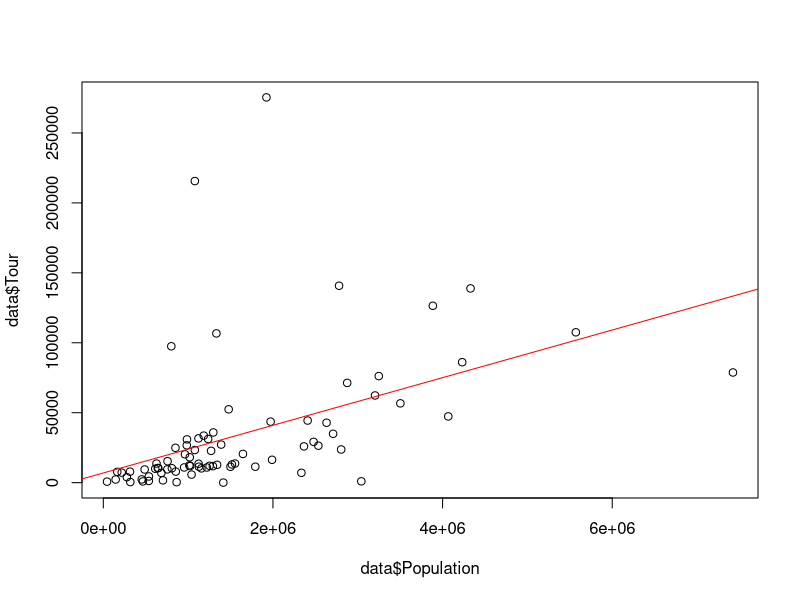
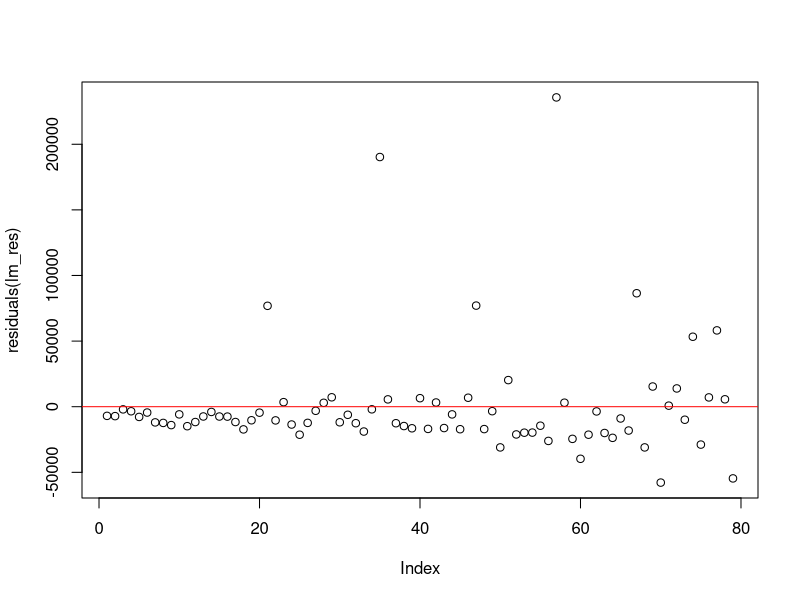
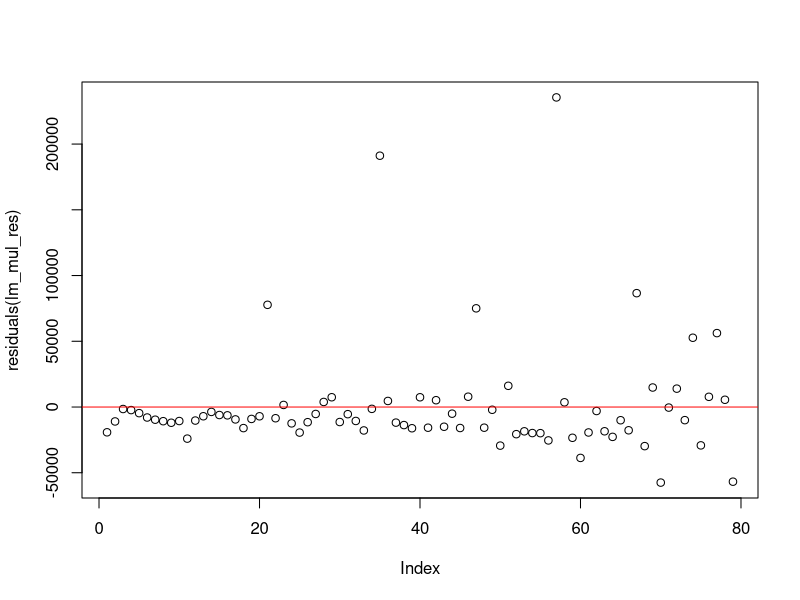

Recreate these plots in R, in order.
library("forecast")

data <- read.csv2("data.csv", header = TRUE, sep = ";", dec = ",")

# Провести корреляционный анализ числовых переменных

cor(data.frame(data$Income, data$Tour, data$Population))

#                 data.Income  data.Tour data.Population
# data.Income      1.00000000 0.04529963     -0.01105141
# data.Tour        0.04529963 1.00000000      0.46443598
# data.Population -0.01105141 0.46443598      1.00000000

# Между доходом (Income) и туром (Tour):
# Коэффициент корреляции составляет приблизительно 0.0453, что указывает на слабую положительную связь. Это означает, что с увеличением дохода наблюдается небольшое увеличение туризма.

# Между туром (Tour) и численностью населения (Population):
# Коэффициент корреляции составляет приблизительно 0.4644, что указывает на среднюю положительную связь. Это означает, что туризм более тесно связан с численностью населения, и с увеличением численности населения туризм также увеличивается.

# Между доходом (Income) и численностью населения (Population):
# Коэффициент корреляции составляет приблизительно -0.0111, что указывает на очень слабую отрицательную связь. Это может означать, что нет четкой зависимости между доходом и численностью населения в данном наборе данных.

# Построим диаграмму рассеяния для туров (Tour) и численности населения (Population)

plot(x = data$Population, y = data$Tour) # (1)

# Отсортируем исходные данные по возрастанию численности населения (Population)

data <- data[order(data$Population), ]

# Построим регрессию для туров (Tour) и численности населения (Population)

lm_res <- lm(data$Tour ~ data$Population)
summary(lm_res)

# Результаты регрессионного анализа показывают следующее:

# Intercept: p-value равно 0.363, что выше общепринятого уровня значимости 0.05. Это говорит о том, что перехват статистически не значим.
# data$Population: p-value равно 1.62e-05 (очень близко к нулю), что гораздо меньше 0.05. Это говорит о статистической значимости переменной численности населения.
# Multiple R-squared: 0.2157, что указывает на то, что модель объясняет примерно 21.57% вариации в туре.
# F-статистика имеет значение 21.18 со степенями свободы 1 и 77 и p-value равным 1.621e-05. Это говорит о том, что модель в целом статистически значима.
# Исходя из результатов, переменная численности населения оказывает статистически значимое влияние на тур.

abline(lm_res, col = "red") # (2)

#  Построим график остатков

plot(residuals(lm_res)) # (3)
abline(h = 0, col = "red") # (4)

# Остатки независимы и распределены равномерно

# Найдем относительную ошибку аппроксимации MAPE

accuracy(lm_res)

# MAPE: 1296
# Регрессию нежелательно использовать для прогнозирования

# Построим множественную линейную регрессию для туров, среднедушевых доходов и численности населения

lm_mul_res <- lm(data$Tour ~ data$Income + data$Population)
summary(lm_mul_res)

# Оба коэффициента "Income" и "Population" являются статистически значимыми (p-value < 0.05).
# Константа (Intercept) не является статистически значимой (p-value > 0.05).
# Multiple R-squared: примерно 0.2182. Это объясняет долю дисперсии зависимой переменной, которая объяснена моделью.
# F-статистика примерно 10.61, с показателем p-value < 0.05. Модель в целом статистически значима.
# Вывод: Модель объясняет примерно 21.82% вариации зависимой переменной "Tour".

# Найдем относительную ошибку аппроксимации MAPE

accuracy(lm_mul_res)

# MAPE: 1256
# Регрессию нежелательно использовать для прогнозирования

#  Построим график остатков

plot(residuals(lm_mul_res)) # (5)
abline(h = 0, col = "red") # (6)

# Построим множественную нелинейную регрессию для для туров, среднедушевых доходов, численности населения и федерального округа.
# Будем считать, что фактор Федеральный округ влияет на свободный член.
# Создадим 8 фиктивных переменных и заполним их данным

ZCFO <- rep(0, times = length(data$District))
ZUFO <- rep(0, times = length(data$District))
ZSZFO <- rep(0, times = length(data$District))
ZUrFO <- rep(0, times = length(data$District))
ZPFO <- rep(0, times = length(data$District))
ZSKFO <- rep(0, times = length(data$District))
ZSFO <- rep(0, times = length(data$District))
ZDVFO <- rep(0, times = length(data$District))

ZCFO[data$District == "ЦФО"] <- 1
ZUFO[data$District == "ЮФО"] <- 1
ZSZFO[data$District == "СЗФО"] <- 1
ZUrFO[data$District == "УФО"] <- 1
ZPFO[data$District == "ПФО"] <- 1
ZSKFO[data$District == "СКФО"] <- 1
ZSFO[data$District == "СФО"] <- 1
ZDVFO[data$District == "ДВФО"] <- 1

data_dt <- data.frame(data, ZCFO, ZUFO, ZSZFO, ZUrFO, ZPFO, ZSKFO, ZSFO)
rm(ZCFO, ZUFO, ZSZFO, ZUrFO, ZPFO, ZSKFO, ZSFO, ZDVFO)

# Построим множественную нелинейную регрессию с учетом фиктивных переменных

lm_mul2_res <- lm(data_dt$Tour ~ data_dt$Income +data_dt$Population + data_dt$ZCFO + data_dt$ZUFO + data_dt$ZSZFO + data_dt$ZUrFO + data_dt$ZPFO + data_dt$ZSKFO + data_dt$ZSFO)
summary(lm_mul2_res)

# В результате множественной линейной регрессии для зависимой переменной "Tour" от переменных "Income", "Population" и фиктивных переменных для различных федеральных округов получены следующие результаты:
# Коэффициенты "Population", "ZCFO", "ZUFO", "ZSZFO", "ZUrFO", "ZPFO", "ZSKFO" и "ZSFO" являются статистически значимыми (p-value < 0.05).
# Константа (Intercept) также является статистически значимой (p-value < 0.05).
# Коэффициент "Income" и некоторые коэффициенты фиктивных переменных не являются статистически значимыми (p-value > 0.05).
# Множественный R-квадрат (Multiple R-squared): примерно 0.4098. Это объясняет долю дисперсии зависимой переменной, которая объяснена моделью.
# F-статистика: примерно 5.323, с показателем p-value < 0.05. Модель в целом статистически значима.
# Вывод: Модель объясняет примерно 40.98% вариации зависимой переменной "Tour".

# Найдем относительную ошибку аппроксимации MAPE

accuracy(lm_mul2_res)

# MAPE: 428.217
# Регрессию нежелательно использовать для прогнозирования
